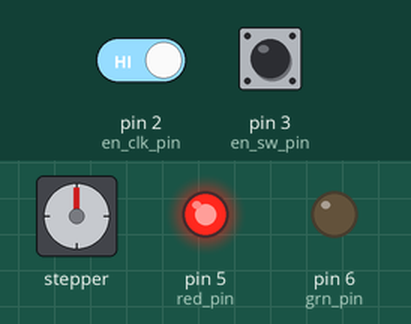
Recording of a sketch running on a simulated Arduino Nano, built with avr-gcc and run on an emulated ATmega328P. Shown: stepper motor, output pins drawn as LEDs (lit = HIGH). Wiring (inferred from the names in the program): stepper motor driver (200 steps per turn assumed): step pin 9; direction pin 8; enable pin 7. Inputs (shaded band) come from the test bench; at power-on: pin 2 (en_clk_pin) HIGH, pin 3 (en_sw_pin) LOW. Pins used as bus, display or sensor lines are not drawn.

Above: at 1.2 s.
1.3 s: pin 2 (en_clk_pin) driven LOW
At 2.4 s:
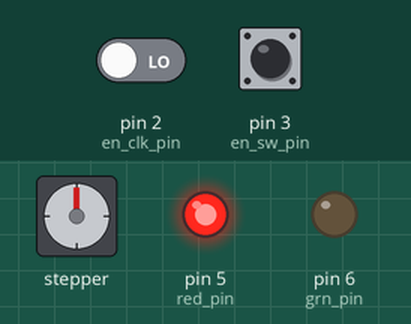
4.3 s: pin 3 (en_sw_pin) pulled HIGH for 0.15 s
At 5.1 s:
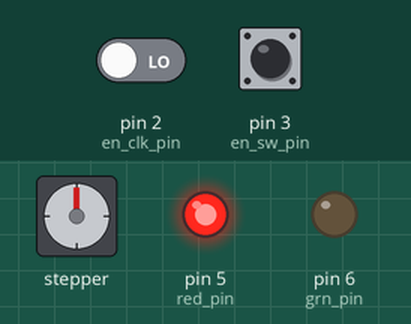
7.4 s: pin 3 (en_sw_pin) pulled HIGH for 1 s
11.4 s: pin 3 (en_sw_pin) pulled HIGH for 0.15 s
14.5 s: pin 3 (en_sw_pin) pulled HIGH for 3.2 s
20.7 s: pin 2 (en_clk_pin) driven HIGH and pin 3 (en_sw_pin) driven HIGH
Timing chart, 0 to 71.2 s (numbered marks = the images above; inputs shaded):
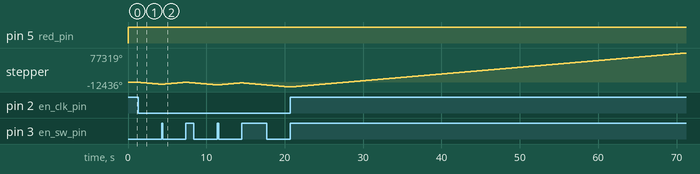

Measured:
- after the input at 1.3 s, stepper: keeps turning counter-clockwise at about 1778°/s, starting at once

The sketch:

dsr_nema17_gear_box_001.ino
```cpp
// Took reference from dsr_nema23_002_5.ino file
/*
700 steps to close and open
Code Version2 :- Add Encoder Knob for Controlling the Position and click to change direction
Code Version1  :- Check 1 Complete Rotation Cw and define min and max delay times

---------------- Control Logic -----------------
The system is used for DSR Pipe folding mechanism For Involute type DSR
-> Need to fold and unfold the pipes upon pressing the switch on transmitter (T12 Tx)
-> For prototyping
   - Check with any rotary encoder with click as input for speed and direction and stop/start control

-------------------------------------------------

---------------- Components Used ----------------
Driver Used  = TB6600
Stepper Used = Nema 17, 42HS48-1504,
Gear Box = 1:3.71
Micro Step used = 1
Current Set = 2Amp
Input Volatge = 12v (8amp) for driver
Arduino = Nano original
Rotary encoder input = Hw040 30pulses per 1 complete rotation
12v to 5v buck (for powering Nano)

--------------------------------------------------
-------------- Connections -------------------
TB6600 to Nano
 ENA- , DIR- and PUL-  ->   gnd of arduino
 ENA+                  ->   D7
 DIR+                  ->   D8
 PUL+                  ->   D9

Encode Knob to nano
Clk O/p A             ->    D2
Dt  O/p B             ->    NC
Sw                    ->    D3

Led Connection
green led             ->    D6
red led               ->    D5
-----------------------------------------------

Created on :- 23-01-2026
Created by :- K Madhu Mohan Chary
For code enquiry :- madhu@marutdrones.com
*/

// Used Common cathode setup on driver
const byte pul_pin = 9; //pulse pin
const byte dir_pin = 8; //direction pin
const byte ena_pin = 7; //enable pin


// Configure the stepper and driver
unsigned long SPR = 200;// Steps per rotation > S1 = 1 ,S2 = 1, S3 = 0 | if 2Amp set S4 = 1, S5 = 0, S6 = 0
bool rotate_cw = LOW; //cw from top view i,e shaft view or belt side of stepper
bool rotate_ccw = HIGH;
volatile int min_us = 500; //750us For Nema23 57HS76 @3amp,200SPR //500
volatile int max_us = 1250; // 2000us @2amp,200SPR
volatile unsigned long step ;


//Knob configuration
volatile byte en_clk_pin = 2;
//volatile byte en_dt_pin = 3;
volatile byte en_sw_pin = 3;
volatile float stepper_angle ;
volatile byte KSPR = 30; //knob Steps per rotation
volatile int knob_step = 1;
volatile int req_step = 0;
volatile byte cond1 = LOW;
const int map_knob_stepper = SPR/KSPR;
volatile byte state = LOW;


//Led configuration
volatile byte grn_pin = 6;
volatile byte red_pin = 5;

void read_knob()
{
  cond1 = HIGH;
}

void read_btn()
{
  state = !state;
  digitalWrite(dir_pin,state);
}

void led_control()
{
  if(state == HIGH)
  {
     digitalWrite(grn_pin,HIGH);
     digitalWrite(red_pin,LOW);

  }
  else
  {
    digitalWrite(grn_pin,LOW);
    digitalWrite(red_pin,HIGH);
  }
}

void move_stepper()
{
      if (cond1 == HIGH)
    {
      for(unsigned long n = 0; n < (SPR*1000); n++){ //map_knob_stepper
      digitalWrite(pul_pin,HIGH);
      delayMicroseconds(min_us);
      digitalWrite(pul_pin,LOW);
      delayMicroseconds(min_us);
      //Serial.println(n);
      }
      cond1 = LOW;
    }

}

void setup() {
  pinMode(pul_pin,OUTPUT);
  pinMode(dir_pin,OUTPUT);
  pinMode(ena_pin,OUTPUT);
  digitalWrite(ena_pin,LOW);// Enable Stepper
  digitalWrite(dir_pin,LOW);// Set Stepper direction LOW > CW and HIGH > CCW

  pinMode(en_clk_pin,INPUT);
  //pinMode(en_dt_pin,INPUT);
  pinMode(en_sw_pin,INPUT);
  attachInterrupt(digitalPinToInterrupt(en_clk_pin),read_knob,CHANGE);
  attachInterrupt(digitalPinToInterrupt(en_sw_pin),read_btn,RISING);
  Serial.begin(9600);

  pinMode(grn_pin,OUTPUT);
  pinMode(red_pin,OUTPUT);

}

void loop() {

 move_stepper();
 led_control();

}

  // for (step = 0 ; step <= SPR; step++)
  // {
  //   digitalWrite(pul_pin,HIGH);
  //   delayMicroseconds(min_us);
  //   digitalWrite(pul_pin,LOW);
  //   delayMicroseconds(min_us);
  // }
```
